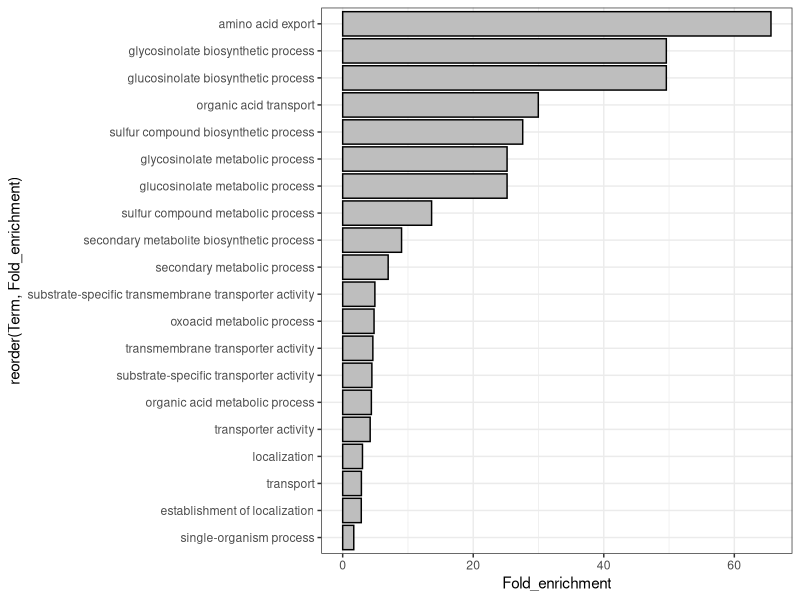

The R source for this figure:
library(ggplot2)

AtBS_top200_GO_top20 <- read.csv("AtBS_top200_GO_top20.csv")

ggplot(AtBS_top200_GO_top20, aes(x = reorder(Term, Fold_enrichment), y=Fold_enrichment)) + geom_bar(stat="identity" , fill="grey", colour="black") + theme_bw() + coord_flip()

# glycosinolate biosynthetic glycosinolate metabolic process and glycosinolate biosynthetic process removed from GO terms as look like duplicates of glucosinolate metabolic process and glucosinolate biosynthetic process
